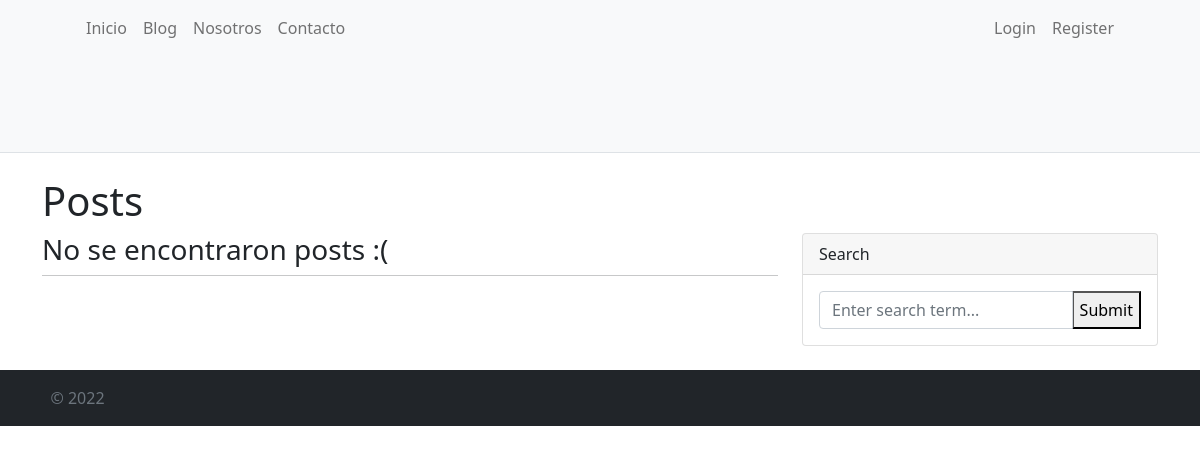
The app's page /Posts/lista_post/, older data.
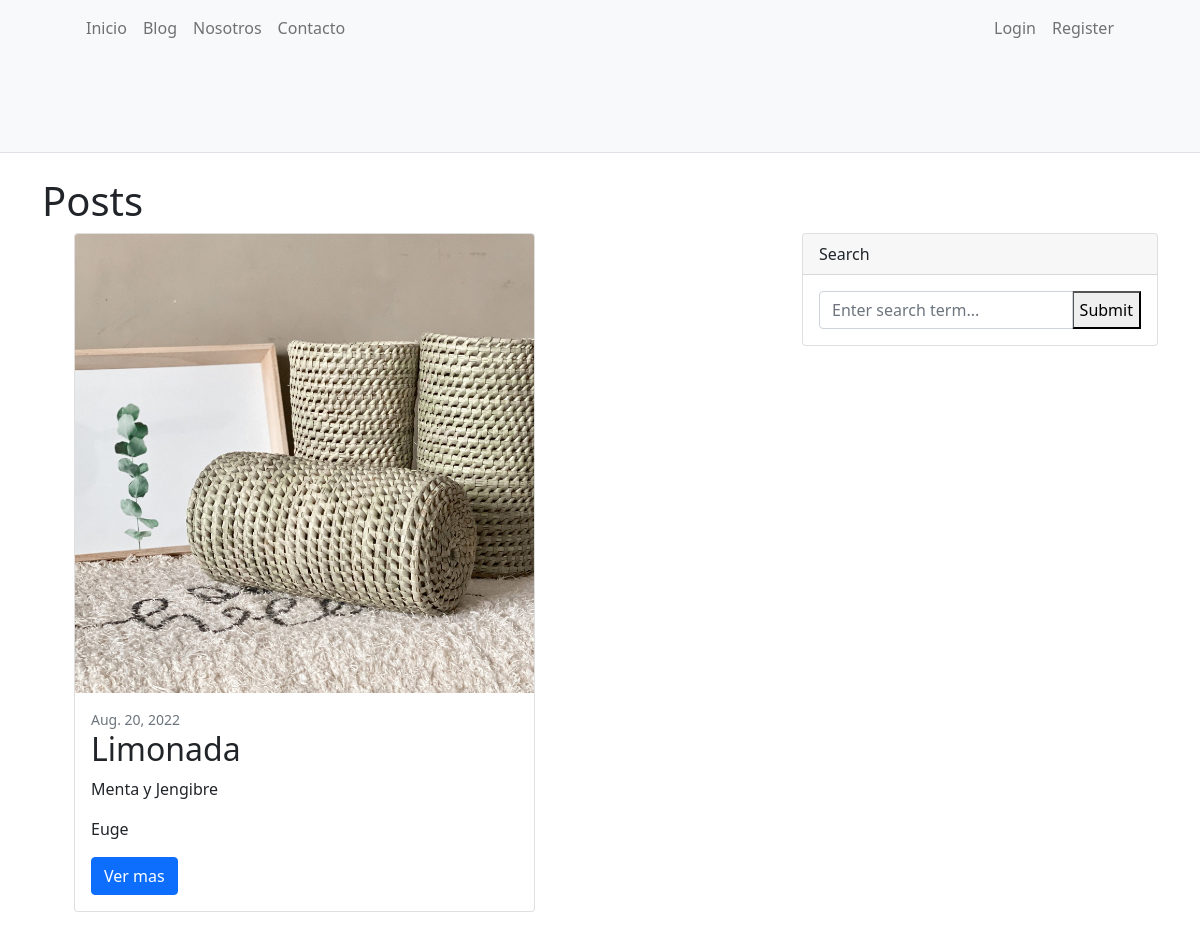
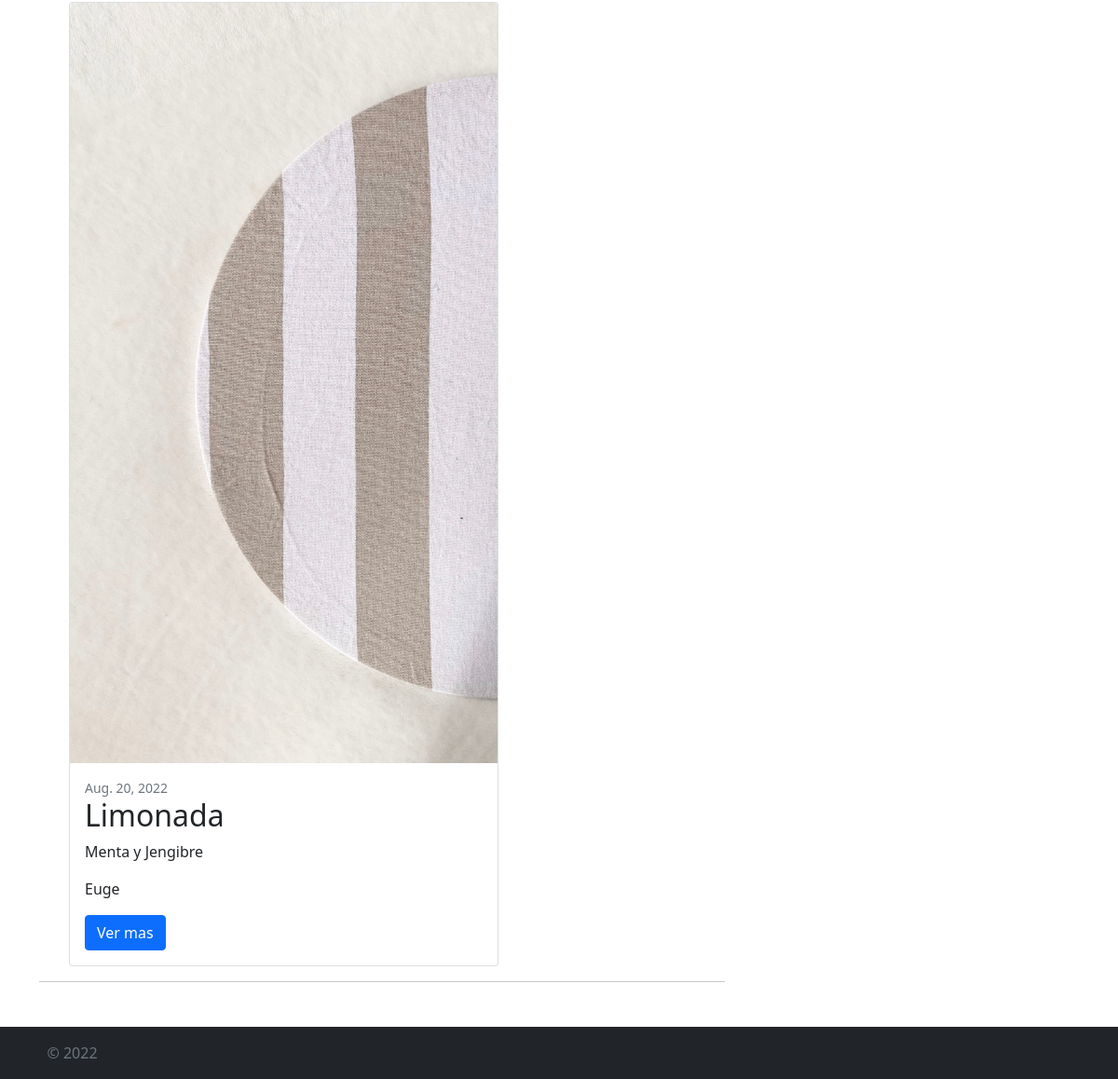
The same page, newer data (2 pictures, top to bottom).
### Posts/models.py (models this page shows, shortened)
class Post(models.Model):
    titulo = models.CharField(max_length=20)
    subtitulo = models.CharField(max_length=50)
    texto = models.TextField(max_length=2000)
    autor = models.CharField(max_length=50)
    imagen = models.ImageField(upload_to='imagenes_posts', null=True, blank=True)
    fecha = models.DateField(default=date.today)

### Posts/views.py (the view)
# urls.py: path('lista_post/', views.lista_post, name='lista_posts'),
def lista_post(request):
    buscar_post = request.GET.get('titulo',None)
    if buscar_post is not None:
        posts = Post.objects.filter(titulo__icontains=buscar_post)
    else:
        posts = Post.objects.all()
    form = Buscar_post()
    return render(request, "Posts/lista_posts.html", {'form':form,'posts':posts})

### Posts/form.py
class Buscar_post(forms.Form):
    titulo = forms.CharField(max_length=20)

### Posts/templates/Posts/lista_posts.html (shortened to what this page needs)
{% extends "Inicio/blog.html" %}
{% block posts %}
{% if posts %}
    {% for post in posts %}
    <ul>
        <div class="row">
            <div class="col-lg-8">
                <div class="card mb-6">
                    {% if post.imagen %}
                    <img class="card-img-top" src="{{post.imagen.url}}"alt="" object-fit="contain" >
                    {% else %}
                    <img class="card-img-top" src="https://pescadata-images.s3.us-west-1.amazonaws.com/1642026639704no-image.png" alt="..." object-fit="contain" />
                    {% endif %}
                    <div class="card-body">
                        <div class="small text-muted">{{post.fecha}}</div>
                        <h2 class="card-title">{{post.titulo}}</h2>
                        <p class="card-text">{{post.subtitulo}}</p>
                        <p class="card-text">{{post.autor}}</p>
                        <a class="btn btn-primary" href= "{% url 'detalle_posts' post.id %}">Ver mas</a>
                    </div>
                </div>
            </div>
        </div>
    </ul>
    {% endfor %}
{% else %}
    <h3>No se encontraron posts :( </h3>
{% endif %}
{% endblock posts %}

### Inicio/templates/Inicio/blog.html (shortened to what this page needs)
{% extends 'Inicio/index.html' %}
        {% load static %}
        {% block head %}
        <link href= "{% static '/Inicio/css/styles.css' %}" rel="stylesheet"  />
        {% endblock head %}
        {% block contenido %}
        <header class="py-5 bg-light border-bottom mb-4"></header>
        <div class="container">
            <div class="row">
                <h1>Posts</h1>
                <div class="col-lg-8">
                {% block posts %}{% endblock posts %}
                    <nav aria-label="Pagination">
                        <hr class="my-0" />
                    </nav>
                </div>
                <div class="col-lg-4">
                    <div class="card mb-4">
                        <div class="card-header">Search</div>
                            <div class="card-body">
                                <form action="{% url 'lista_posts'%}cd blog" method="get">
                                    <div class="input-group">
                                        <input class="form-control" type="text" name='titulo' placeholder="Enter search term..." aria-label="Enter search term..." aria-describedby="button-search" />
                                        <input type="submit">
                                    </div>
                                </form>
                            </div>
                        </div>
                    </div>
                </div>
            </div>
        {% endblock contenido %}

### Inicio/templates/Inicio/index.html (shortened to what this page needs)
<!DOCTYPE html>
        <html lang="en">
            <head>
                {% load static %}
                {% block head %}{% endblock head %}
            </head>
        <body>
        {% block nav %}
        <nav class="navbar navbar-expand-lg navbar-light bg-light">
            <div class="container px-lg-5">
                    <ul class="navbar-nav ms-auto mb-2 mb-lg-0">
                        <li class="nav-item"><a class="nav-link" href="{% url 'index' %}">Inicio</a></li>
                        <li class="nav-item"><a class="nav-link" href="{% url 'blog' %}">Blog</a></li>
                        <li class="nav-item"><a class="nav-link" href="{% url 'nosotros' %}">Nosotros</a></li>
                        <li class="nav-item"><a class="nav-link" href="{% url 'contacto' %}">Contacto</a></li>
                    </ul>
                <div class="collapse navbar-collapse" id="navbarSupportedContent">
                    <ul class="navbar-nav ms-auto mb-2 mb-lg-0">
                        {% if request.user.is_authenticated %}
                            <li class="nav-item"><a class="nav-link" href="{% url 'perfil' %}"><img src="{{user_avatar}}" alt="Perfil" height="30"></a></li>
                            <li class="nav-item"><a class="nav-link" href="{% url 'formulario_post' %}" >Subir post</a></li>
                            <li class="nav-item"><a class="nav-link" href="{% url 'logout' %}">Logout </a></li>
                        {% else %}
                            <li class="nav-item"><a class="nav-link" href="{% url 'login' %}">Login </a></li>
                            <li class="nav-item"><a class="nav-link" href="{% url 'register' %}">Register</a></li>
                        {% endif %}
                    </ul>
                </div>
            </div>
        </nav>
        {% endblock nav %}
        {% block contenido %}{% endblock contenido %}
        {% block footer %}
        <footer class="py-3 bg-dark">
            <div>
                <div class="container">
                    <div class="row align-items-center justify-content-xl-between">
                        <div class="col-xl-1">
                            <div class="copyright text-center text-xl-left text-muted">
                                &copy; 2022
                            </div>
                        </div>
                </div>
            </div>
        </footer>
        {% endblock footer %}
    </body>
</html>

Row changes from the older to the newer data that the page shows:
added Post: imagen (picture), fecha "Aug. 20, 2022", titulo "Limonada", subtitulo "Menta y Jengibre", autor "Euge"
added Post: imagen (picture), fecha "Aug. 20, 2022", titulo "Limonada", subtitulo "Menta y Jengibre", autor "Euge"
Text that changed along with them:
text no longer shown: "No se encontraron posts :("
